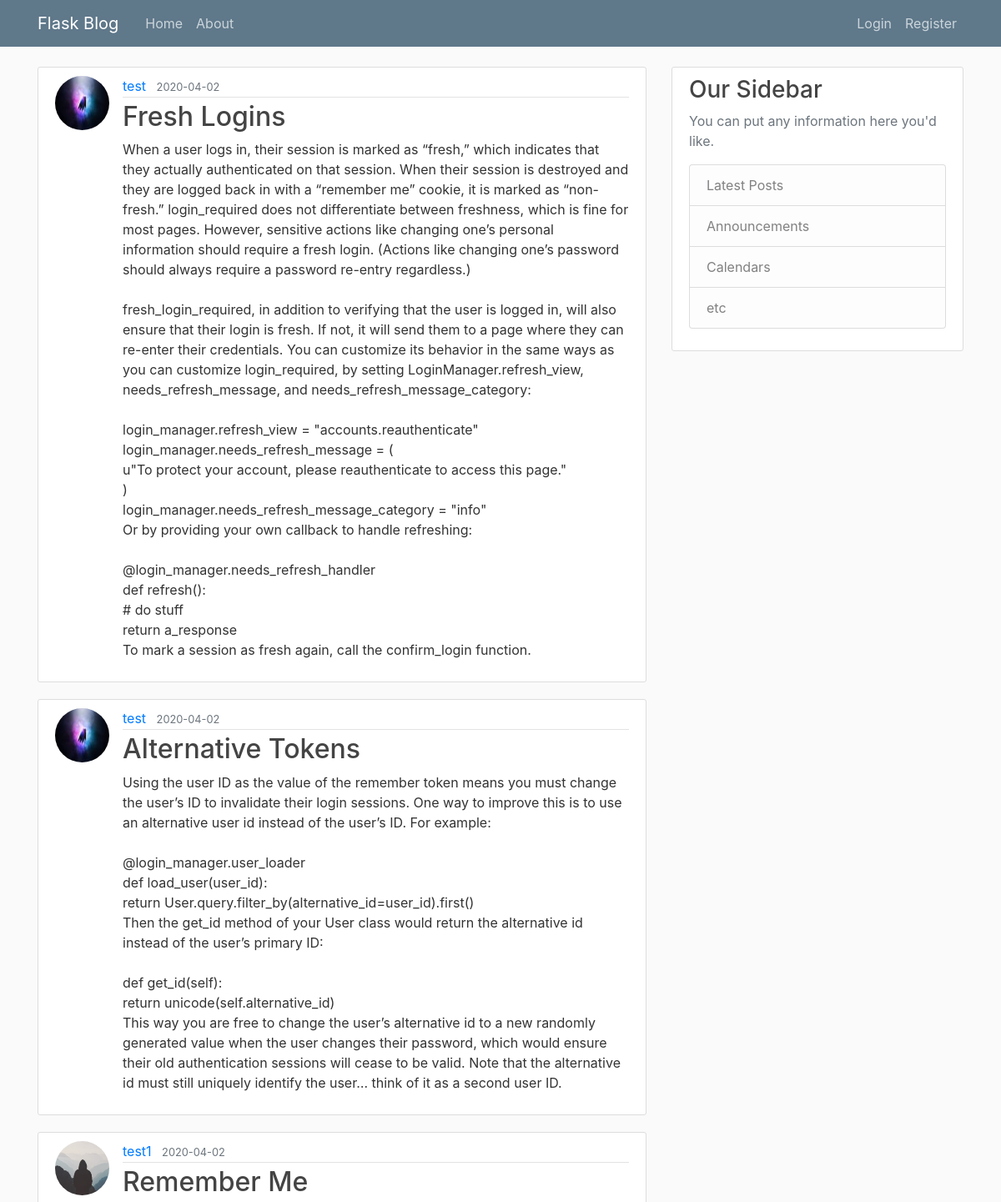
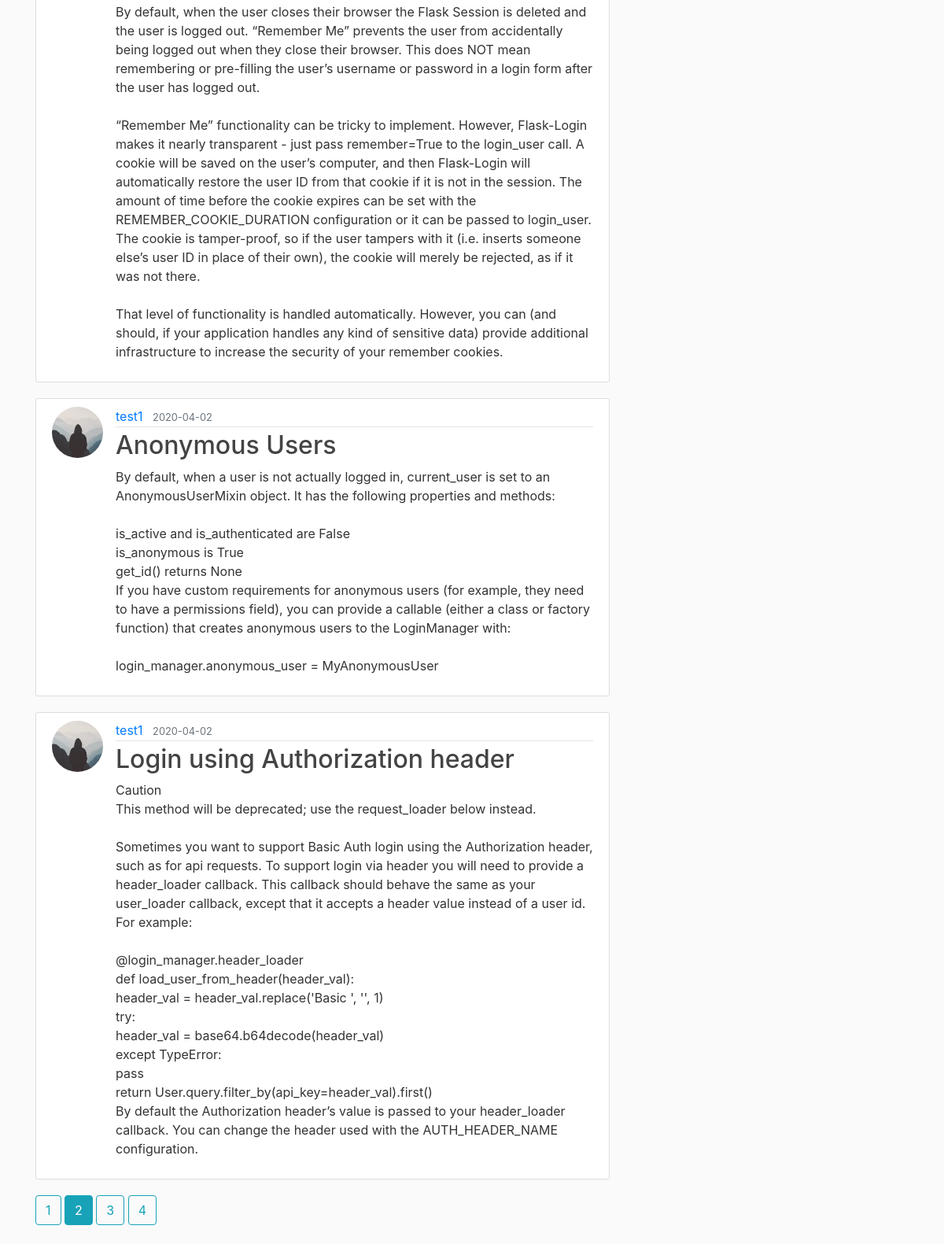
The page /home?page=2 on the database its author committed (2 pictures, top to bottom).
### flaskblog/models.py (models this page shows, shortened)
class Post(db.Model):
    id = db.Column(db.Integer, primary_key=True)
    title = db.Column(db.String(100), nullable=False)
    date_posted = db.Column(db.DateTime, nullable=False,default=datetime.utcnow)
    content = db.Column(db.Text, nullable=False)
    user_id = db.Column(db.Integer, db.ForeignKey('user.id'),nullable=False)

class User(db.Model, UserMixin):
    id = db.Column(db.Integer, primary_key=True)
    username = db.Column(db.String(20), unique=True, nullable=False)
    email = db.Column(db.String(120), unique=True, nullable=False)
    image_file = db.Column(db.String(20), nullable=False, default='default.jpg')
    password = db.Column(db.String(60),nullable=False)
    posts = db.relationship('Post',backref='author',lazy=True)

### flaskblog/main/routes.py (the view)
@main.route("/")
@main.route("/home")
def home():
    page = request.args.get('page', 1, type=int)
    posts = Post.query.order_by(Post.date_posted.desc()).paginate(page=page, per_page=5)
    return render_template('home.html', posts=posts)

### flaskblog/templates/home.html
{% extends "layout.html" %}
{% block content %}
{% for post in posts.items %}
<article class="media content-section">
    <img class="rounded-circle article-img"
        src="{{ url_for('static', filename='profile_pics/'+post.author.image_file) }}">
    <div class="media-body">
        <div class="article-metadata">
            <a class="mr-2" href="{{ url_for('users.user_posts', username=post.author.username) }}">{{ post.author.username }}</a>
            <small class="text-muted">{{ post.date_posted.strftime("%Y-%m-%d") }}</small>
        </div>
        <h2><a class="article-title" href="{{ url_for('posts.post',post_id=post.id) }}">{{ post.title }}</a></h2>
        <p class="article-content">{{ post.content }}</p>
    </div>
</article>
{% endfor %}
{% for page_num in posts.iter_pages(left_edge=1, right_edge=1, left_current=1, right_current=2) %}
{% if page_num %}
    {% if posts.page == page_num %}
        <a class="btn btn-info mb-4" href="{{ url_for('main.home',page=page_num) }}">{{ page_num }}</a>
    {% else %}
        <a class="btn btn-outline-info mb-4" href="{{ url_for('main.home',page=page_num) }}">{{ page_num }}</a>
    {% endif %}
{% else %}
    ...
{% endif %}
{% endfor %}
{% endblock content %}

### flaskblog/static/main.css (style rules this page uses)
body { background: #fafafa; color: #333333; margin-top: 5rem; }
h1, h2, h3, h4, h5, h6 { color: #444444; }
.content-section { background: #ffffff; padding: 10px 20px; border: 1px solid #dddddd; border-radius: 3px; margin-bottom: 20px; }
.article-title { color: #444444; }
.article-content { white-space: pre-line; }
.article-img { height: 65px; width: 65px; margin-right: 16px; }
.article-metadata { padding-bottom: 1px; margin-bottom: 4px; border-bottom: 1px solid #e3e3e3 }

### rows shown on the page
Post: image_file (picture), author.username "test", date_posted "2020-04-02", title "Fresh Logins", content "When a user logs in, their session is marked as “fresh,” which indicates that they actually authenticated on that session. When their session is destroyed and they are logged back in with a “remember me” cookie, it is marked as “non-fresh.” login_required does not differentiate between freshness, which is fine for most pages. However, sensitive actions like changing one’s personal information should require a fresh login. (Actions like changing one’s password should always require a password re-entry regardless.) fresh_login_required, in addition to verifying that the user is logged in, will also ensure that their login is fresh. If not, it will send them to a page where they can re-enter…"
Post: image_file (picture), author.username "test", date_posted "2020-04-02", title "Alternative Tokens", content "Using the user ID as the value of the remember token means you must change the user’s ID to invalidate their login sessions. One way to improve this is to use an alternative user id instead of the user’s ID. For example: @login_manager.user_loader def load_user(user_id): return User.query.filter_by(alternative_id=user_id).first() Then the get_id method of your User class would return the alternative id instead of the user’s primary ID: def get_id(self): return unicode(self.alternative_id) This way you are free to change the user’s alternative id to a new randomly generated value when the user changes their password, which would ensure their old authentication sessions will cease to be…"
Post: image_file (placeholder picture), author.username "test1", date_posted "2020-04-02", title "Remember Me", content "By default, when the user closes their browser the Flask Session is deleted and the user is logged out. “Remember Me” prevents the user from accidentally being logged out when they close their browser. This does NOT mean remembering or pre-filling the user’s username or password in a login form after the user has logged out. “Remember Me” functionality can be tricky to implement. However, Flask-Login makes it nearly transparent - just pass remember=True to the login_user call. A cookie will be saved on the user’s computer, and then Flask-Login will automatically restore the user ID from that cookie if it is not in the session. The amount of time before the cookie expires can be set with the…"
Post: image_file (placeholder picture), author.username "test1", date_posted "2020-04-02", title "Anonymous Users", content "By default, when a user is not actually logged in, current_user is set to an AnonymousUserMixin object. It has the following properties and methods: is_active and is_authenticated are False is_anonymous is True get_id() returns None If you have custom requirements for anonymous users (for example, they need to have a permissions field), you can provide a callable (either a class or factory function) that creates anonymous users to the LoginManager with: login_manager.anonymous_user = MyAnonymousUser"
Post: image_file (placeholder picture), author.username "test1", date_posted "2020-04-02", title "Login using Authorization header", content "Caution This method will be deprecated; use the request_loader below instead. Sometimes you want to support Basic Auth login using the Authorization header, such as for api requests. To support login via header you will need to provide a header_loader callback. This callback should behave the same as your user_loader callback, except that it accepts a header value instead of a user id. For example: @login_manager.header_loader def load_user_from_header(header_val): header_val = header_val.replace('Basic ', '', 1) try: header_val = base64.b64decode(header_val) except TypeError: pass return User.query.filter_by(api_key=header_val).first() By default the Authorization header’s value is passed…"

### other values the page prints
{{ page_num }} "1" "3" "4"
{{ page_num }} "2"
